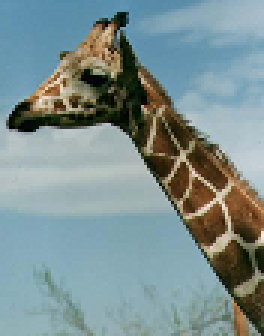
#> input picture giraffe.bmp, 88 x 112 px (shown 3 times larger)
$ python gibbs.py giraffe.bmp   (older library calls are emulated)
#> lines starting #> are read from the running program, lines starting #| are printed output that depends on the picture; after the words box and inside, x2 and y2 are one past the last pixel; in counts of white or black regions, pixels touching at a corner belong together
#> further down, image is the input picture: shape (112, 88, 3); mean R, G, B 125.2, 144.1, 144.6
from __future__ import division
import itertools
import sys
import random

import numpy as np
from numpy import newaxis as nax
import scipy.misc as misc

import matplotlib.pyplot as plt

ALPHA = 0.9

# These two are hardcoded, but could be estimated using maximum likelihood
# from parts of the image that are labeled.
SIGMA = 40.0
MUS = np.array([[112, 85, 56], [174, 187, 187]])

def gibbs_segmentation(image, burn_in, collect_frequency, n_samples):
    """
    Uses Gibbs sampling to segment an image into foreground and background.

    Inputs
    ------
    image : a numpy array containing the image. Should be Nx x Ny x 3
    burn_in : Number of iterations to run as 'burn-in' before collecting data
    collect_frequency : How many samples in between collected samples
    n_samples : how many samples to collect in total

    Returns
    -------
    A distribution of the collected samples: a numpy array with a value between
    0 and 1 (inclusive) at every pixel.
    """
#> called with burn_in = 5, collect_frequency = 2, n_samples = 100
    (Nx, Ny, _) = image.shape
#> Nx = 112; Ny = 88

    distribution = np.zeros( (Nx, Ny) )

    # Initialize binary estimates at every pixel randomly.
    estimates = (np.random.random( (Nx, Ny) ) > .5).astype(int)

    total_iterations = burn_in + (collect_frequency * (n_samples - 1) + 1)
    pixel_indices = list(itertools.product(range(Nx),range(Ny)))

    for iteration in range(total_iterations):

        # Loop over entire grid, using a random order for faster convergence
        random.shuffle(pixel_indices)
        for (i,j) in pixel_indices:
            xf = observation_model(image[i,j,:], 0)
            xb = observation_model(image[i,j,:], 1)
            for neighbor in get_neighbors(estimates, i, j):
                xf *= edge_model(0, neighbor)
                xb *= edge_model(1, neighbor)
            pb = xb / (xf + xb)
            estimates[i,j] = (np.random.random() < pb).astype(int)
        if iteration > burn_in and (iteration - burn_in + collect_frequency)%collect_frequency == 1:
            distribution += estimates
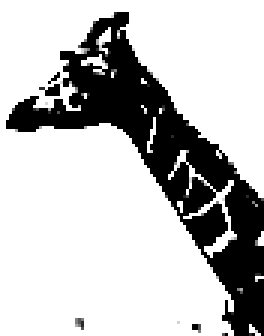
#> distribution: shape (112, 88) float64 (shown 3 times larger); min 0, max 6, mean 4.52; drawn with min black and max white
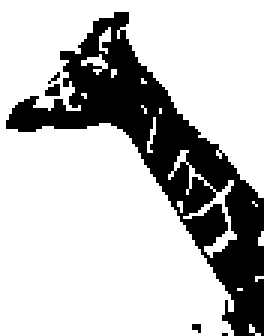
#> estimates: shape (112, 88) int64 (shown 3 times larger); values 0 (black) and 1 (white), 75.4% white; 5 black regions (4 under 20 px), largest, box (x1, y1, x2, y2) and area: (2, 4, 88, 112) 2398

    distribution /= n_samples

    return distribution

def get_neighbors(grid, x, y):
    """
    Returns values of the grid at points neighboring (x,y)

    Inputs
    ------
    grid   : a 2d numpy array
    (x, y) : valid indices into the grid

    Returns
    -------
    An array of values neighboring (x,y) in grid. Returns
    a 2-element array if (x,y) is at a corner,
    a 3-element array if (x,y) is at an edge, and
    a 4-element array if (x,y) is not touching an edge/corner
    """
    out = []
    if x > 0:
        out.append(grid[x-1, y])
    if y > 0:
        out.append(grid[x, y-1])
    if y < grid.shape[1] - 1:
        out.append(grid[x, y+1])
    if x < grid.shape[0] - 1:
        out.append(grid[x+1, y])
    return out

def compute_observation_model():

    all_intensities = np.arange(256) # 8-bit pixel values can be 0, ... , 255
    dist = np.exp(-((all_intensities[nax, nax, :] - MUS[:,:,nax]) / SIGMA) ** 2)
    normalization = np.sum(dist, 2)
    dist /= normalization[:,:,nax]
    assert np.allclose(np.sum(dist,2) , 1)

    def observation_model(intensities, label):
        """
        Computes the probability of observing a set of RGB intensities for a
        given label.

        Inputs
        ------
        intensities : a 3-element array of integers from 0 to 255 with RGB
                      intensities
        label : either 0 (foreground) or 1 (background)

        Returns
        -------
        The probability of observing these intensities from that label
        """
        idxs = enumerate(intensities)
        return np.prod([dist[label, i, intensity] for (i, intensity) in idxs])

    return observation_model

# Create the observation_model function
observation_model = compute_observation_model()

#> (the run stopped early here; a loop or call above may not have finished)
